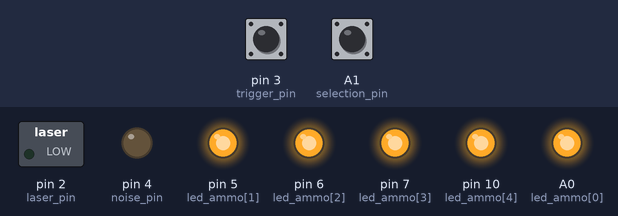
The sketch below on a simulated Arduino Uno, built with avr-gcc and run on an emulated ATmega328P. Parts: switched loads named in the sketch (green lamp = pin HIGH), output pins drawn as LEDs (lit = HIGH). Inputs (shaded band) come from the test bench; at power-on: pin 3 (trigger_pin) HIGH, A1 (selection_pin) HIGH. No radio packets arrive unless stated.

Above: at 1.2 s.
1.3 s: pin 3 (trigger_pin) pulled LOW for 1 s
At 2.9 s:
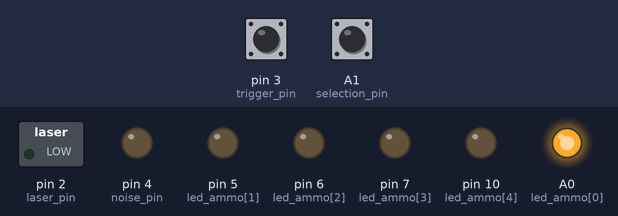
4.3 s: pin 3 (trigger_pin) pulled LOW for 0.15 s
At 5.5 s:
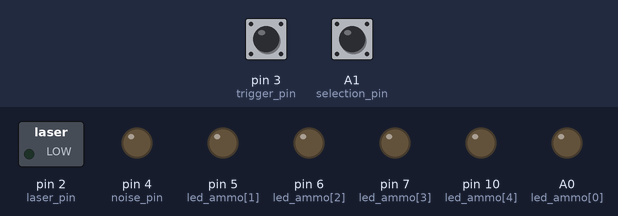
7.2 s: pin 3 (trigger_pin) pulled LOW for 3.2 s
At 11.5 s:
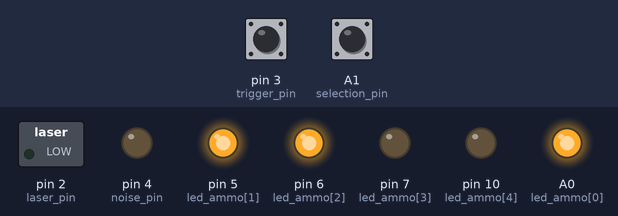
Timing chart, 0 to 13.0 s (numbered marks = the images above; inputs shaded):
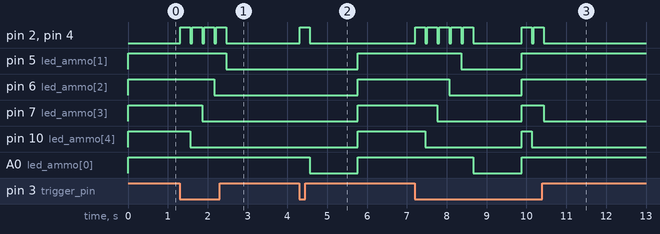

Measured:
- after the input at 1.3 s, pin 2 (laser_pin), pin 4 (noise_pin): alternates HIGH for 0.25 s and LOW for 0.05 s, 8 changes in all, then stays LOW, starting at once; pin 5 (led_ammo[1]): HIGH → LOW after 1.2 s; pin 6 (led_ammo[2]): HIGH → LOW after 0.86 s; pin 7 (led_ammo[3]): HIGH → LOW after 0.56 s; pin 10 (led_ammo[4]): HIGH → LOW after 0.26 s
- after the input at 4.3 s, pin 2 (laser_pin), pin 4 (noise_pin): LOW → HIGH at once, → LOW 0.25 s later; pin 5 (led_ammo[1]), pin 6 (led_ammo[2]), pin 7 (led_ammo[3]), pin 10 (led_ammo[4]): LOW → HIGH after 1.5 s; A0 (led_ammo[0]): HIGH → LOW after 0.26 s, → HIGH 1.2 s later
- after the input at 7.2 s, pin 2 (laser_pin), pin 4 (noise_pin): goes 4 × (HIGH 0.25 s, LOW 0.05 s), HIGH 0.25 s, LOW 1.2 s, HIGH 0.25 s, LOW 0.05 s, HIGH 0.25 s, then LOW, starting at once

The sketch:

laser-rifle.ino
```cpp
// program for the gun

#include <SPI.h>
#include <nRF24L01.h>
#include <RF24.h>

// radio pinout
int CE = 9;
int CSN = 8;
const byte slaveAddress[5] = {'R', 'x', 'A', 'A', 'A'};

RF24 radio(CE, CSN);

// laser and trigger pinout
int laser_duration= 250; //ms
int laser_pin = 2;
int trigger_pin = 3  ;
int value_zero;

// led ammo
int led_ammo[5]={A0, 5, 6, 7, 10};

// noise
int noise_pin = 4;

// mode selection
int selection_pin = A1;
int selection_zero;

void setup() {
  //radio setup
  radio.begin();
  radio.setDataRate( RF24_250KBPS );
  radio.setRetries(3, 5); // delay, count
  radio.openWritingPipe(slaveAddress);

  // trigger, noise and laser setup
  pinMode(noise_pin, OUTPUT);
  pinMode(laser_pin, OUTPUT);
  pinMode(trigger_pin, INPUT_PULLUP);
  value_zero = digitalRead(trigger_pin);

  // mode selection
  pinMode(selection_pin, INPUT_PULLUP);
  selection_zero= digitalRead(selection_pin);

  // led ammo setup
  for (int i=0; i<5; i++)
    pinMode(led_ammo[i], OUTPUT);

  Serial.begin(9600);

}


void loop() {
  int number_ammo=5;
  int current_selection = digitalRead(selection_pin);


  // Race condition
  if (current_selection != selection_zero){
    for (int i = 0; i < number_ammo; i++)
      digitalWrite(led_ammo[i], HIGH);

    while (number_ammo>0){
      if (digitalRead(trigger_pin)!=value_zero){
          number_ammo = bang_bang(laser_pin, laser_duration, number_ammo);
          set_led_amm(number_ammo, led_ammo);
          delay(40);
      }
      radio.write(&number_ammo, sizeof(number_ammo));
      delay(10);
    }
    number_ammo=10;
    for (int i=0; i<100; i++){
      radio.write(&number_ammo, sizeof(number_ammo));
      delay(10);
    }
    delay(10000);
  }

  // Easy condition
  else{
    for (int i = 0; i < number_ammo; i++)
      digitalWrite(led_ammo[i], HIGH);

    while (number_ammo>0){
      if (digitalRead(trigger_pin)!=value_zero){
            number_ammo = bang_bang(laser_pin, laser_duration, number_ammo);
            set_led_amm(number_ammo, led_ammo);
            delay(40);
        }
        radio.write(&number_ammo, sizeof(number_ammo));
        delay(10);
    }
    number_ammo=10;
    for (int i=0; i<100; i++){
      radio.write(&number_ammo, sizeof(number_ammo));
      delay(10);
    }
    delay(10);
  }
}


int bang_bang (int laser_pin, int laser_duration, int number_ammo){
  digitalWrite(laser_pin, HIGH);
  digitalWrite(noise_pin, HIGH);
  delay (laser_duration);
  digitalWrite(noise_pin, LOW);
  digitalWrite(laser_pin, LOW);
  return number_ammo-1;
}


void set_led_amm(int number_ammo, int* led_ammo){
  for (int i = number_ammo; i < 5; i++)
    digitalWrite(led_ammo[i], LOW);
}
```
